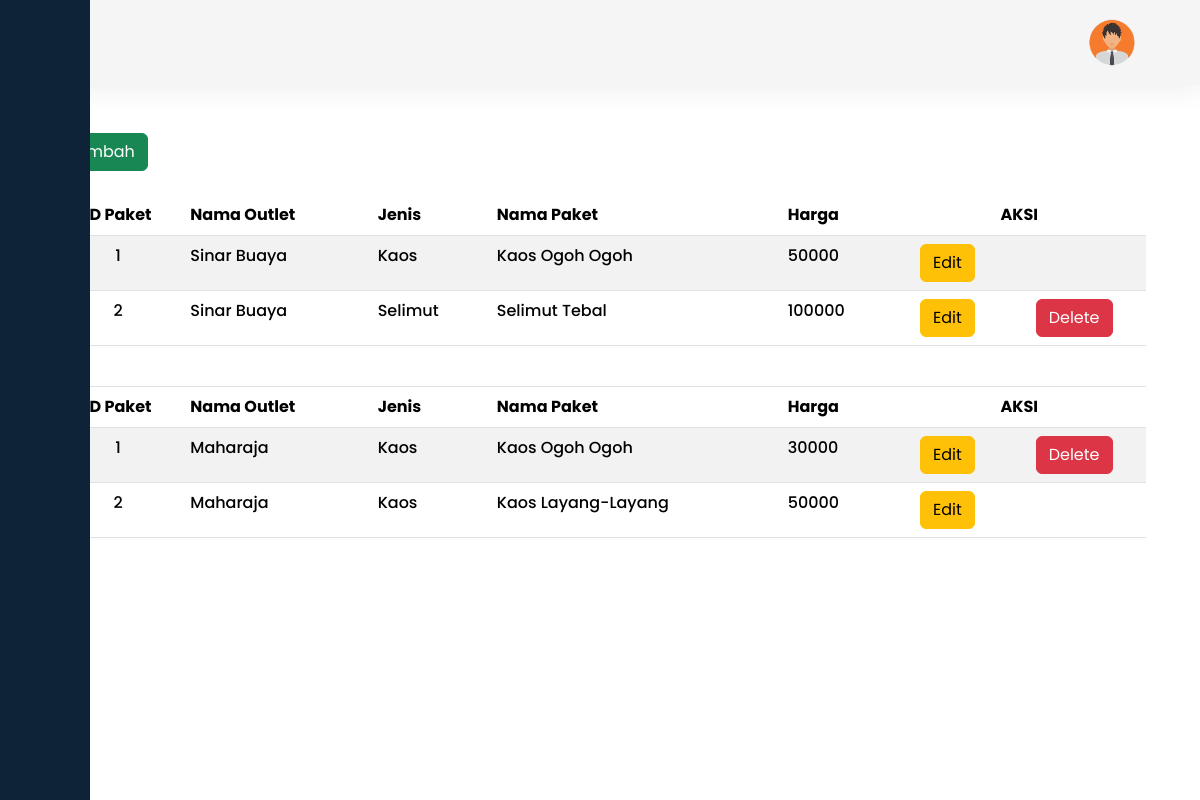
The page /dashboard.php?page=paket on the database its author committed.
### tables this page shows
CREATE TABLE `tb_paket` (
  `id_paket` int(11) NOT NULL,
  `id_outlet` int(11) NOT NULL,
  `jenis` enum('kiloan','selimut','bed_cover','kaos','lain') NOT NULL,
  `nama_paket` varchar(100) NOT NULL,
  `harga` int(11) NOT NULL
);

CREATE TABLE `tb_outlet` (
  `id_outlet` int(11) NOT NULL,
  `nama` varchar(100) NOT NULL,
  `alamat` text NOT NULL,
  `tlp` varchar(15) NOT NULL
);

### view/view_paket.php (the view, shortened to what this page needs)
<body>
  <div class="container d-flex  justify-content-between">
      <a class="btn btn-success my-4" href="dashboard.php?page=tambah_paket">Tambah</a>
  </div>
<div class="container">
    <table class="table table-striped table-hover text-center">
        <thead >
            <tr>
                <th>ID Paket</th>
                <th class="text-start">Nama Outlet</th>
                <th class="text-start">Jenis</th>
                <th class="text-start">Nama Paket</th>
                <th class="text-start">Harga</th>
                <th colspan="2">AKSI</th>
            </tr>
        </thead>
        <tbody>
        <?php
        $data = mysqli_query($koneksi, "SELECT tb_paket.id_paket AS  id_paket, tb_outlet.id_outlet AS id_outlet, nama, jenis,nama_paket,harga FROM tb_paket INNER JOIN tb_outlet ON tb_paket.id_outlet = tb_outlet.id_outlet ORDER BY tb_outlet.id_outlet ");
        $last_outlet_id = null;
        $no = 1;
        while($baris = mysqli_fetch_assoc($data)){
            if($last_outlet_id !== null && $last_outlet_id != $baris['id_outlet']){
            $no = 1;
        ?>
        <thead>
                <td colspan="7">&nbsp;</td>
        </thead>
          <thead >
            <tr>
                <th>ID Paket</th>
                <th class="text-start">Nama Outlet</th>
                <th class="text-start">Jenis</th>
                <th class="text-start">Nama Paket</th>
                <th class="text-start">Harga</th>
                <th colspan="2">AKSI</th>
            </tr>
        </thead>
            <?php
            }
            ?>
            <tr>
                <td><?=$no++?></td>
                <td class="text-start"><?=$baris['nama']?></td>
                <td class="text-capitalize text-start"><?=$baris['jenis']?></td>
                <td class="text-start"><?=$baris['nama_paket']?></td>
                <td class="text-start"><?=$baris['harga']?></td>
                <td>  <a class="btn btn-warning" href="dashboard.php?page=edit_paket&id=<?=$baris['id_paket']?>">Edit</a></td>
                <td>
                    <?php
                    $id = $baris['id_paket'];
                    $hide_delete = mysqli_fetch_row(mysqli_query($koneksi, "SELECT COUNT(*) as total FROM tb_paket INNER JOIN tb_detail_transaksi ON tb_paket.id_paket=tb_detail_transaksi.id_paket WHERE tb_paket.id_paket =$id "));
                    if($hide_delete[0]=='0'){
                    ?>
                    <a class="btn btn-danger" onclick="return confirm('Apakah ingin menghapus data')" href="./delete/delete_paket.php?id_paket=<?=$baris['id_paket']?>">Delete</a>
                </td>
                    <?php
                    }else{
                        echo"</td>";
                    }
                    ?>
            </tr>
        <?php
        $last_outlet_id = $baris['id_outlet'];
            }
        ?>
        </tbody>
    </table>
</div>
</body>

### dashboard.php (shortened to what this page needs)
<!doctype html>
<?php
include 'koneksi.php';
?>
<html lang="en">
  <head>
    <link href="https://cdn.jsdelivr.net/npm/bootstrap@5.3.3/dist/css/bootstrap.min.css" rel="stylesheet">
    <link rel="stylesheet" href="./bootstrap/css/bootstrap.min.css">
    <link href="https://cdn.lineicons.com/4.0/lineicons.css" rel="stylesheet" />
    <link rel="stylesheet" href="./style./style.css">
    <link rel="stylesheet" href="./style/style.css">
  </head>
  <body>
    <div class="wrapper">
    <aside id="sidebar" class="py-2 " >
        <div class="d-flex">
          <button id="toggle-btn" type="button">
          </button>
        </div>
        <ul class="sidebar-nav "  id="sidebar-active" >
          <li class="sidebar-item ">
              <a href="dashboard.php?page=dashboard" class="sidebar-link  ">
              </a>
          </li>
        <?php
            if($_SESSION['role']=='admin'){
        ?>
          <li class="sidebar-item">
              <a href="#" class="sidebar-link has-dropdown collapsed dropdown-toggle"  data-bs-toggle="collapse" data-bs-target="#auth" aria-expanded="false" aria-controls="auth">
                  <i class="lni lni-package"></i>
                  <span>Data Master</span>
              </a>
              <ul id="auth" class="sidebar-dropdown list-unstyled collapse"  data-bs-parent="#sidebar ">
                <li class="sidebar-item">
                   <a class="sidebar-link" href="dashboard.php?page=paket">Paket</a>
                </li>
                <li class="sidebar-item">
                   <a class="sidebar-link" href="dashboard.php?page=outlet">Outlet</a>
                </li>
              </ul>
          </li>
            <li class="sidebar-item">
              <a href="dashboard.php?page=member" class="sidebar-link"  >
                   <i class="lni lni-users"></i>
                  <span>Registrasi Pelanggan</span>
              </a>
          </li>
          <li class="sidebar-item">
              <a href="dashboard.php?page=tambah_transaksi" class="sidebar-link "  >
                  <i class="lni lni-dollar"></i>
                  <span>Entri transaksi</span>
              </a>
          </li>
          <li class="sidebar-item">
              <a href="dashboard.php?page=laporan" class="sidebar-link "  >
                  <i class="lni lni-remove-file"></i>
                  <span>Laporan</span>
              </a>
          </li>
        <?php
        }else{
        ?>
         <li class="sidebar-item">
              <a href="dashboard.php?page=laporan" class="sidebar-link "  >
              </a>
          </li>
        <?php
          }
        ?>
        </ul>
        <div class="sidebar-footer">
            <a href="logout.php" class="sidebar-link">
            </a>
        </div>
      </aside>
      <div class="main ">
          <nav class=" navbar navbar-expand px-5 py-3 ">
                  <ul class="navbar-nav ms-auto ">
                      <li class="">
                          <a href="#" class="nav-icon pe-md-0" data-bs-toggle="dropdown">
                              <img src="./img/user.png" class="avatar img-fluid" alt="">
                          </a>
                      </li>
                  </ul>
          </nav>
          <main class="content px-3 py-4 ">
              <div class="container">
                <?php
                switch(@$_GET['page']){
                case"paket";
                include_once 'view/view_paket.php';
                break;
                }
                ?>
              </div>
          </main>
      </div>
    </div>
  </body>
</html>

### style/style.css (style rules this page uses)
a { text-decoration: none; }
li { list-style: none; }
body { font-family: "Poppins", sans-serif; font-weight: 500; font-style: normal; }
.wrapper { display: flex; }
.main { display: flex; flex-direction: column; min-height: 100vh; width: 100%; overflow: hidden; transition: all 0.35s ease-in-out; background-color: white; min-width: 0px; }
#sidebar { position:fixed; height: -webkit-fill-available; width: 90px; min-width: 90px; z-index: 1000; transition: all 0.25s ease-in-out; background-color: #0e2238; display: flex; flex-direction: column; }
#toggle-btn { background-color: transparent; cursor: pointer; border: 0px; padding: 1rem 1.5rem; }
.sidebar-nav { padding: 2rem 0; flex: 1 1 auto; }
a.sidebar-link { padding: 0.625rem 1.625rem; color: white; display: block; font-size: 0.9rem; white-space: nowrap; border-left: 3px solid transparent; }
.sidebar-item { position: relative; }
.navbar { background-color: #f5f5f5; box-shadow: 0 0 2rem rgba(33, 37, 41, 0.1); }
.avatar { width: 80px; }
.content { flex: 1 1 auto; }

### rows shown on the page
tb_paket: id_outlet.nama "Sinar Buaya", jenis "Kaos", nama_paket "Kaos Ogoh Ogoh", harga "50000"
tb_paket: id_outlet.nama "Sinar Buaya", jenis "Selimut", nama_paket "Selimut Tebal", harga "100000"
tb_paket: shows "ID Paket", id_outlet.nama "Maharaja", jenis "Kaos", nama_paket "Kaos Ogoh Ogoh", harga "30000"
tb_paket: id_outlet.nama "Maharaja", jenis "Kaos", nama_paket "Kaos Layang-Layang", harga "50000"
